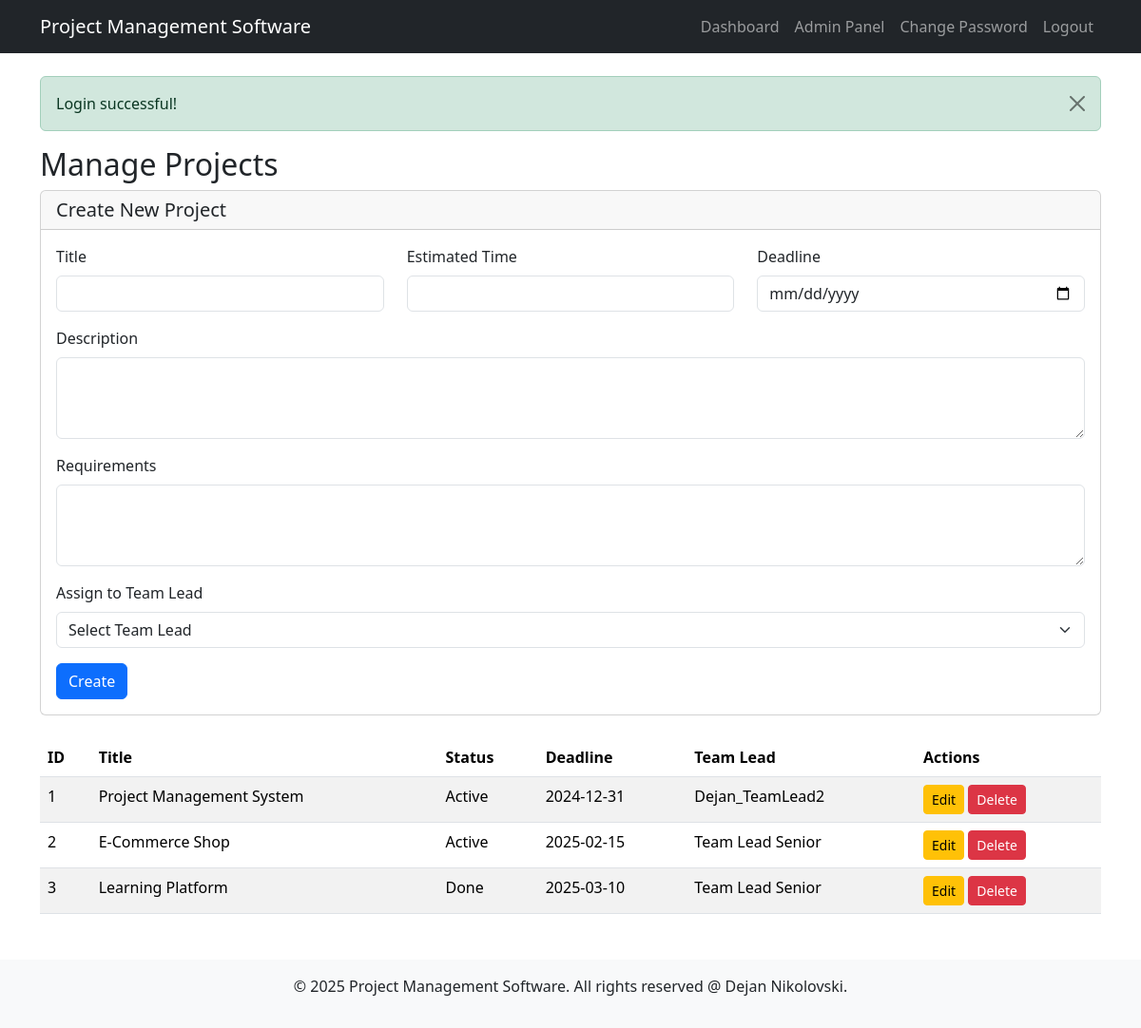
The app's page /index.php?page=admin_projects (signed in), older data.
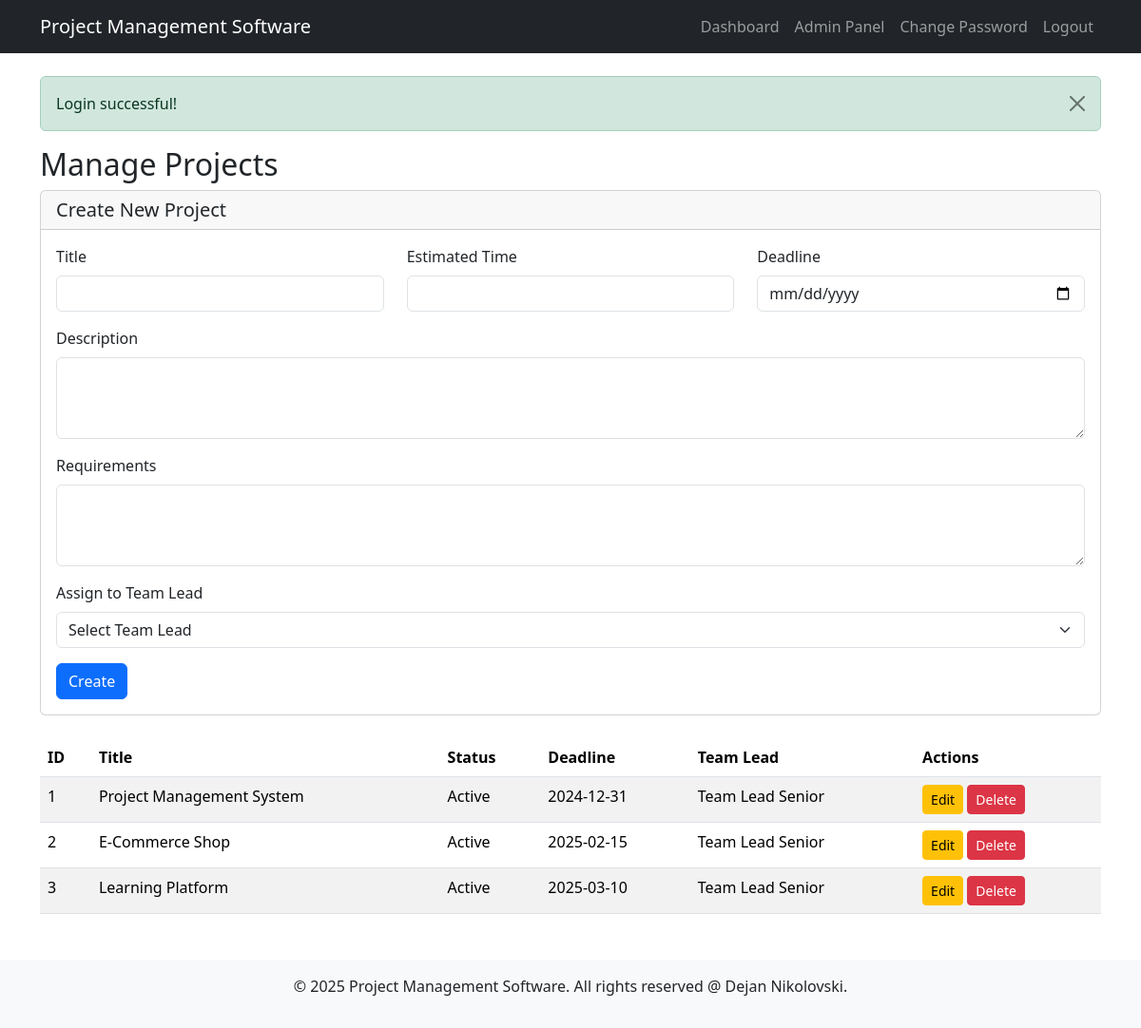
The same page, newer data.
### tables this page shows
CREATE TABLE `projects` (
  `id` int(11) NOT NULL,
  `title` varchar(255) NOT NULL,
  `description` text DEFAULT NULL,
  `requirements` text DEFAULT NULL,
  `estimated_time` varchar(50) DEFAULT NULL,
  `deadline` date DEFAULT NULL,
  `team_lead_id` int(11) DEFAULT NULL,
  `status` enum('Active','Done') DEFAULT 'Active'
);

CREATE TABLE `users` (
  `id` int(11) NOT NULL,
  `name` varchar(255) NOT NULL,
  `email` varchar(255) NOT NULL,
  `password` varchar(255) NOT NULL,
  `level` enum('Admin','Senior','Mid','Junior') NOT NULL,
  `is_team_lead` tinyint(1) DEFAULT 0,
  `is_approved` tinyint(1) DEFAULT 0
);

### includes/config.php (called while the page is built, shortened)
<?php
class Config
{
  public static function getBaseUrl()
  {
    $protocol = (isset($_SERVER['HTTPS']) && $_SERVER['HTTPS'] !== 'off') ? 'https://' : 'http://';
    $host = $_SERVER['HTTP_HOST'];
    $script_name = $_SERVER['SCRIPT_NAME'];
    $basePath = preg_replace('/\/controllers\/[^\/]*$/', '', $script_name);
    if ($basePath === $script_name) {
      $basePath = dirname($script_name);
    }
    $basePath = rtrim($basePath, '/\\');
    return $protocol . $host . $basePath . '/';
  }
}

### models/Project.php (called while the page is built, shortened)
<?php
class Project
{
  private $id;
  private $title;
  private $deadline;
  private $status;
  public function __construct($data)
  {
    $this->id = $data['id'] ?? null;
    $this->title = $data['title'] ?? '';
    $this->deadline = $data['deadline'] ?? null;
    $this->status = $data['status'] ?? 'Active';
  }
  public static function getAll()
  {
    $db = Database::getInstance();
    $stmt = $db->query('SELECT * FROM projects');
    $projects = [];
    while ($data = $stmt->fetch()) {
      $projects[] = new self($data);
    }
    return $projects;
  }
  public function getId()
  {
    return $this->id;
  }
  public function getTitle()
  {
    return $this->title;
  }
  public function getDeadline()
  {
    return $this->deadline;
  }
  public function getStatus()
  {
    return $this->status;
  }
}

### models/User.php (called while the page is built, shortened)
<?php
class User
{
  private $name;
  public function __construct($data)
  {
    $this->name = $data['name'] ?? '';
  }
  public static function getById($id)
  {
    $db = Database::getInstance();
    $stmt = $db->prepare('SELECT * FROM users WHERE id = ?');
    $stmt->execute([$id]);
    $data = $stmt->fetch();
    return $data ? new self($data) : null;
  }
  public function getName()
  {
    return $this->name;
  }
}

### views/admin_projects.php (the view, shortened to what this page needs)
<?php
$projects = Project::getAll();
?>
<h2>Manage Projects</h2>
<div class="card mb-4">
  <h5 class="card-header">Create New Project</h5>
  <div class="card-body">
    <form method="POST" action="<?= Config::getBaseUrl() ?>controllers/project_controller.php">
      <div class="row">
        <div class="col-md-4 mb-3">
          <label for="title" class="form-label">Title</label>
          <input type="text" class="form-control" id="title" name="title" required>
        </div>
        <div class="col-md-4 mb-3">
          <label for="estimated_time" class="form-label">Estimated Time</label>
          <input type="text" class="form-control" id="estimated_time" name="estimated_time">
        </div>
        <div class="col-md-4 mb-3">
          <label for="deadline" class="form-label">Deadline</label>
          <input type="date" class="form-control" id="deadline" name="deadline">
        </div>
      </div>
      <div class="mb-3">
        <label for="description" class="form-label">Description</label>
        <textarea class="form-control" id="description" name="description" rows="3"></textarea>
      </div>
      <div class="mb-3">
        <label for="requirements" class="form-label">Requirements</label>
        <textarea class="form-control" id="requirements" name="requirements" rows="3"></textarea>
      </div>
      <div class="mb-3">
        <label for="team_lead_id" class="form-label">Assign to Team Lead</label>
        <select class="form-select" id="team_lead_id" name="team_lead_id" required>
          <option value="">Select Team Lead</option>
        </select>
      </div>
      <button type="submit" class="btn btn-primary">Create</button>
    </form>
  </div>
</div>
<table class="table table-striped">
  <thead>
    <tr>
      <th>ID</th>
      <th>Title</th>
      <th>Status</th>
      <th>Deadline</th>
      <th>Team Lead</th>
      <th>Actions</th>
    </tr>
  </thead>
  <tbody>
    <?php foreach ($projects as $project): ?>
      <?php
      $lead = User::getById($project->getTeamLeadId());
      $leadName = $lead ? htmlspecialchars($lead->getName()) : 'N/A';
      ?>
      <tr>
        <td><?= $project->getId() ?></td>
        <td><?= htmlspecialchars($project->getTitle()) ?></td>
        <td><?= htmlspecialchars($project->getStatus()) ?></td>
        <td><?= htmlspecialchars($project->getDeadline() ?: 'N/A') ?></td>
        <td><?= $leadName ?></td>
        <td>
          <button class="btn btn-sm btn-warning" data-bs-toggle="modal" data-bs-target="#editProjectModal<?= $project->getId() ?>">Edit</button>
          <form method="POST" action="<?= Config::getBaseUrl() ?>controllers/project_controller.php" class="d-inline" onsubmit="return confirm('Delete project?');">
            <button type="submit" class="btn btn-sm btn-danger">Delete</button>
          </form>
        </td>
      </tr>
    <?php endforeach; ?>
  </tbody>
</table>

Row changes from the older to the newer data that the page shows:
changed projects "Project Management System": team_lead.name "Dejan_TeamLead2" → "Team Lead Senior"
changed projects "Learning Platform": status "Done" → "Active"
